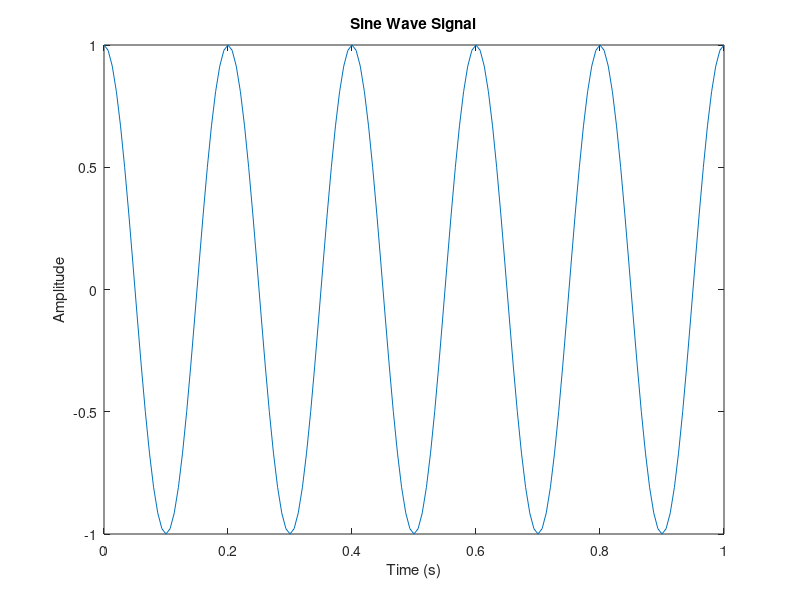
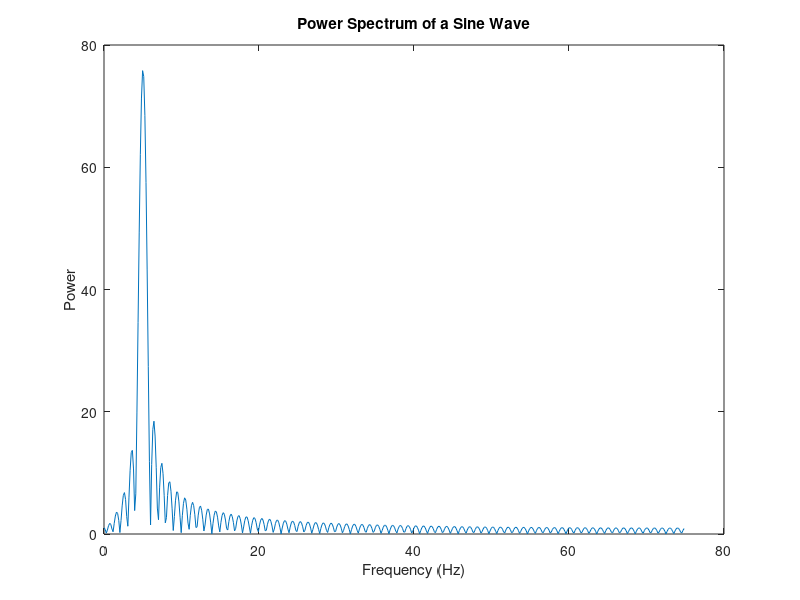

MATLAB code for these plots, in order:
Fs = 150; % Sampling frequency
t = 0:1/Fs:1; % Time vector of 1 second
f = 5; % Create a sine wave of f Hz.
x = cos(2*pi*t*f);
nfft = 1024; % Length of FFT
% Take fft, padding with zeros so that length(X) is equal to nfft 
X = fft(x,nfft);
% FFT is symmetric, throw away second half
X = X(1:nfft/2);
% Take the magnitude of fft of x
mx = abs(X);
% Frequency vector
f = (0:nfft/2-1)*Fs/nfft;
% Generate the plot, title and labels.
figure(1);
plot(t,x);
title('Sine Wave Signal');
xlabel('Time (s)');
ylabel('Amplitude');
figure(2);
plot(f,mx);
title('Power Spectrum of a Sine Wave');
xlabel('Frequency (Hz)');
ylabel('Power'); 